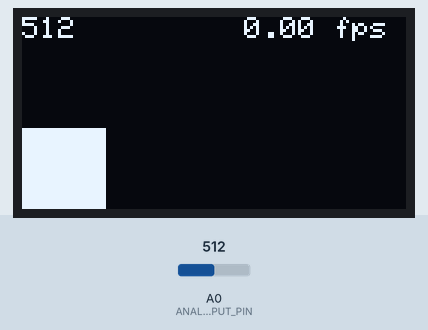
Simulated run of this sketch. Board: Arduino Uno, built with avr-gcc and run on an emulated ATmega328P. Shown: 128×64 one-colour display. The test bench sets the inputs (shaded band); at power-on: A0 (ANALOG_INPUT_PIN) = 512.

Above: at 1.2 s.
1.3 s: A0 (ANALOG_INPUT_PIN) set to 0
At 2.8 s:
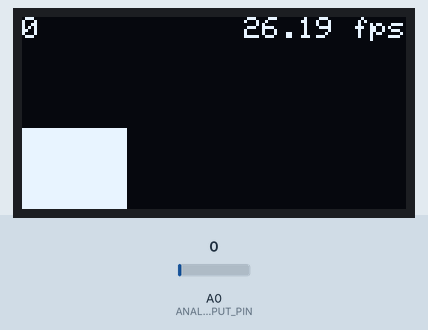
3.6 s: A0 (ANALOG_INPUT_PIN) set to 122
At 4.3 s:
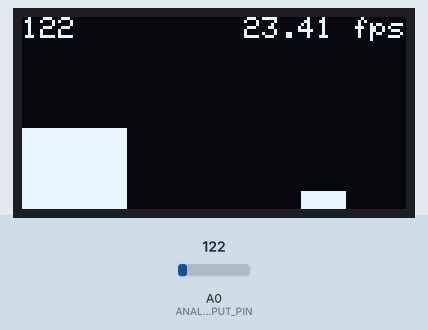
5.1 s: A0 (ANALOG_INPUT_PIN) set to 138
At 11.9 s:
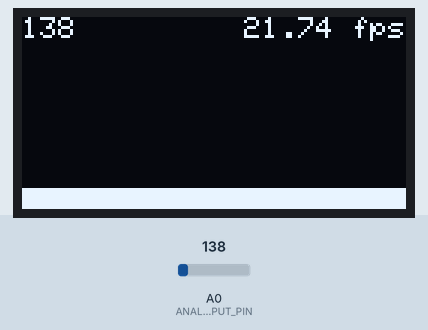

The sketch:

Scrolling_Real_Time_oled_adc.ino
```cpp
/**
 *  Draws a scrolling graph of a single analog input (set to A0) on the OLED display
 *
 *  By Jon E. Froehlich
 *  @jonfroehlich
 *  http://makeabilitylab.io
 *
 *  Edited by Doğukan Biçer
 *  31.08.2022
 *
 */

#include <Wire.h>
#include <SPI.h>


#include <Adafruit_GFX.h>
#include <Adafruit_SSD1306.h>

#define SCREEN_WIDTH 128 // OLED display width, in pixels
#define SCREEN_HEIGHT 64 // OLED display height, in pixels

// Declaration for an SSD1306 display connected to I2C (SDA, SCL pins)
#define OLED_RESET     4 // Reset pin # (or -1 if sharing Arduino reset pin)
Adafruit_SSD1306 _display(SCREEN_WIDTH, SCREEN_HEIGHT, &Wire, OLED_RESET);

const int ANALOG_INPUT_PIN = A0;
const int MIN_ANALOG_INPUT = 0;
const int MAX_ANALOG_INPUT = 1023;
const int DELAY_LOOP_MS = 5; // change to slow down how often to read and graph value

int _circularBuffer[SCREEN_WIDTH]; //fast way to store values
int _curWriteIndex = 0; // tracks where we are in the circular buffer

// for tracking fps
float _fps = 0;
unsigned long _frameCount = 0;
unsigned long _fpsStartTimeStamp = 0;

// status bar
boolean _drawStatusBar = true; // change to show/hide status bar
int _graphHeight = SCREEN_HEIGHT;
bool screen_overflow=false;

void setup() {

  // SSD1306_SWITCHCAPVCC = generate display voltage from 3.3V internally
  _display.begin(SSD1306_SWITCHCAPVCC, 0x3C);// Address 0x3D for 128x64
  _display.setTextSize(1);
  _display.setTextColor(WHITE, BLACK);
  _display.setCursor(0, 0);
  _display.clearDisplay();
  _graphHeight = SCREEN_HEIGHT - 10;
  _fpsStartTimeStamp = millis();
}

void loop() {
  // Clear the display on each frame. We draw from the _circularBuffer
  _display.clearDisplay();

  // Read and store the analog data into a circular buffer
  int analogVal = analogRead(ANALOG_INPUT_PIN);
  _circularBuffer[_curWriteIndex++] = analogVal;

  // Set the circular buffer index back to zero when it reaches the
  // right of the screen
  if(_curWriteIndex >= 128){
    _curWriteIndex = 0;
  }
  drawStatusBar(analogVal);
  // Draw the line graph based on data in _circularBuffer
  int xPos = 0;


if(screen_overflow==true){
    for (int i = _curWriteIndex; i < _display.width(); i++){
    int analogVal = _circularBuffer[i];
    drawLine(xPos, analogVal);
    xPos++;
  }

  for(int i = 0; i < _curWriteIndex; i++){
    int analogVal = _circularBuffer[i];
    drawLine(xPos, analogVal);
    xPos++;
  }
}else if(screen_overflow==false){
    for(int i = 0; i < _curWriteIndex; i++){
    int analogVal = _circularBuffer[i];
    drawLine(xPos, analogVal);
    xPos++;
  }
  if(xPos==127)
  {
    screen_overflow=true;
  }
}
  _display.display();
  calcFrameRate();
  delay(DELAY_LOOP_MS);
}

/**
 * Draw the line at the given x position and analog value
 */
void drawLine(int xPos, int analogVal){
  int lineHeight = map(analogVal, MIN_ANALOG_INPUT, MAX_ANALOG_INPUT, 0, _graphHeight);
  int yPos = _display.height() - lineHeight;
  _display.drawFastVLine(xPos, yPos, lineHeight, SSD1306_WHITE);
}

/**
 * Call this every frame to calculate frame rate
 */
void calcFrameRate() {

  unsigned long elapsedTime = millis() - _fpsStartTimeStamp;
  _frameCount++;
  if (elapsedTime > 1000) {
    _fps = _frameCount / (elapsedTime / 1000.0);
    _fpsStartTimeStamp = millis();
    _frameCount = 0;
  }
}

/**
 * Draws the status bar at top of screen with fps and analog value
 */
void drawStatusBar(int analogVal) {

   // erase status bar by drawing all black
  _display.fillRect(0, 0, _display.width(), 8, SSD1306_BLACK);

  // Draw current val
  _display.setCursor(0, 0);
  _display.print(analogVal);

  // Draw frame count
  int16_t x1, y1;
  uint16_t w, h;
  _display.getTextBounds("XX.XX fps", 0, 0, &x1, &y1, &w, &h);
  _display.setCursor(_display.width() - w, 0);
  _display.print(_fps);
  _display.print(" fps");
}
```

Measured:
- after the input at 3.6 s, the display: first changes after 0.06 s (image 2 shows a later state)
- what the display in image 1 shows lasts 1.0 s, from 2.1 s to 3.1 s
